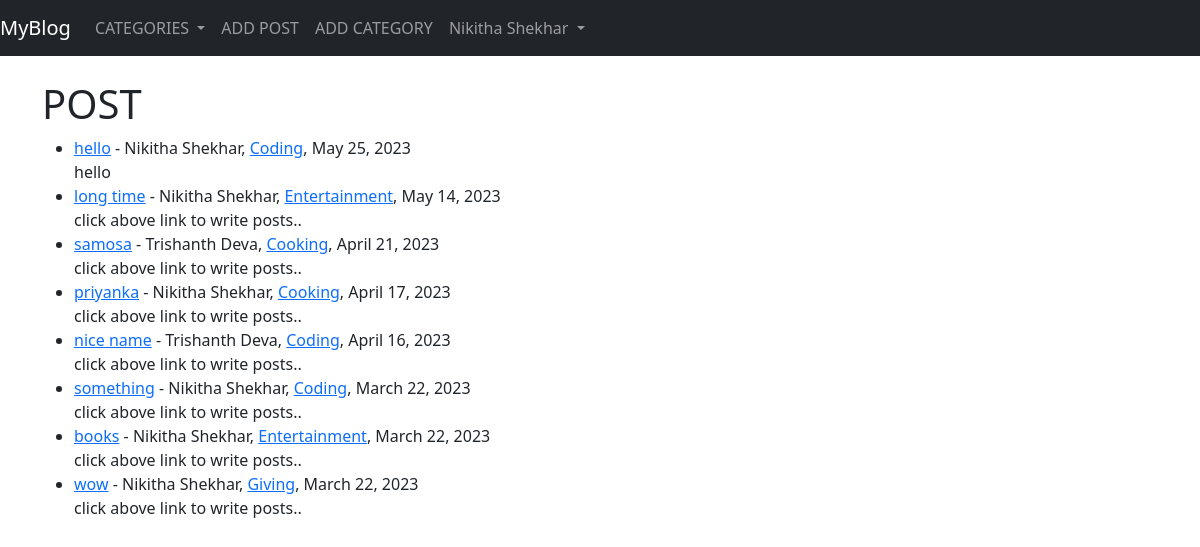
The app's page / (signed in) with its own data.
### Trish/models.py (models this page shows, shortened)
class Post(models.Model):
    title = models.CharField(max_length = 255)
    header_image = models.ImageField(null = True, blank = True, upload_to = "images/")
    title_tag = models.CharField(max_length = 255)
    author = models.ForeignKey(User, on_delete = models.CASCADE)
    body = RichTextField(blank = True, null = True)
    post_date = models.DateField(auto_now_add = True)
    category = models.CharField(max_length = 255)
    snippet = models.CharField(max_length = 255)
    likes = models.ManyToManyField(User, related_name = 'blog_posts')

### Trish/views.py (the view)
# urls.py: path('', HomeView.as_view(), name = "home"),
class HomeView(ListView):
    model = Post
    template_name = 'home.html'
    ordering = ['-post_date']
    def get_context_data(self, *args, **kwargs):
        cat_menu = Category.objects.all()
        context = super(HomeView, self).get_context_data(*args, **kwargs)
        context['cat_menu'] = cat_menu
        return context

### Trish/models.py (called while the page is built)
    def __str__(self):
        return self.category

### Trish/Templates/home.html
{% extends 'base.html' %}
{% block content%}
<br>
<h1>POST</h1>
<ul>
        {% for post in object_list %}
          <li><a href = "{% url 'article_view' post.pk %}">{{ post.title }}</a> - {{ post.author.first_name }} {{ post.author.last_name}}, <a href="{% url 'category' post.category|slugify %}">{{ post.category }}</a>, {{ post.post_date }} <br>
          {{ post.snippet }} </li>
        {% endfor %}
</ul>
{% endblock %}

### Trish/Templates/base.html (shortened to what this page needs)
<!doctype html>
<html lang="en">
  <head>
    <link href="https://cdn.jsdelivr.net/npm/bootstrap@5.3.0-alpha3/dist/css/bootstrap.min.css" rel="stylesheet">
  </head>
  <body>
    <nav class="navbar navbar-expand-lg navbar-dark bg-dark">
        <a class="navbar-brand" href="{% url 'home' %}">  MyBlog</a>
        <div class="collapse navbar-collapse" id="navbarSupportedContent">
          <ul class="navbar-nav mr-auto">
            {% if cat_menu %}
            <li class="nav-item dropdown">
            <a class="nav-link dropdown-toggle" href="#" role="button" data-bs-toggle="dropdown" aria-expanded="false">
            CATEGORIES
            </a>
            </li>
            {% else %}
            <li class="nav-item">
              <a class="nav-link" href="{% url 'category-list' %}">CATEGORIES</a>
            </li>
            {% endif %}
            {% if user.is_authenticated %}
            <li class="nav-item">
              <a class="nav-link" href="{% url 'addBlog' %}">ADD POST</a>
            </li>
            <li class="nav-item">
              <a class="nav-link" href="{% url 'addCat' %}">ADD CATEGORY</a>
            </li>
            {% endif %}
          </ul>
          {% if user.is_authenticated %}
          <ul class="navbar-nav ml-auto">
            <li class="nav-item dropdown">
              <a class="nav-link dropdown-toggle" href="#" role="button" data-bs-toggle="dropdown" aria-expanded="false">
                {{ user.first_name }} {{ user.last_name }}
              </a>
            </li>
          </ul>
          {% endif %}
        </div>
      </nav>
    <div class="container">
        {% block content %}
        {% endblock %}
    </div>
  </body>
</html>

### records on screen
Post: title "hello", author.first_name "Nikitha", author.last_name "Shekhar", category "Coding", post_date "May 25, 2023", snippet "hello"
Post: title "long time", author.first_name "Nikitha", author.last_name "Shekhar", category "Entertainment", post_date "May 14, 2023", snippet "click above link to write posts.."
Post: title "samosa", author.first_name "Trishanth", author.last_name "Deva", category "Cooking", post_date "April 21, 2023", snippet "click above link to write posts.."
Post: title "priyanka", author.first_name "Nikitha", author.last_name "Shekhar", category "Cooking", post_date "April 17, 2023", snippet "click above link to write posts.."
Post: title "nice name", author.first_name "Trishanth", author.last_name "Deva", category "Coding", post_date "April 16, 2023", snippet "click above link to write posts.."
Post: title "something", author.first_name "Nikitha", author.last_name "Shekhar", category "Coding", post_date "March 22, 2023", snippet "click above link to write posts.."
Post: title "books", author.first_name "Nikitha", author.last_name "Shekhar", category "Entertainment", post_date "March 22, 2023", snippet "click above link to write posts.."
Post: title "wow", author.first_name "Nikitha", author.last_name "Shekhar", category "Giving", post_date "March 22, 2023", snippet "click above link to write posts.."

### other values on screen
{{ user.first_name }} "Nikitha"
{{ user.last_name }} "Shekhar"
